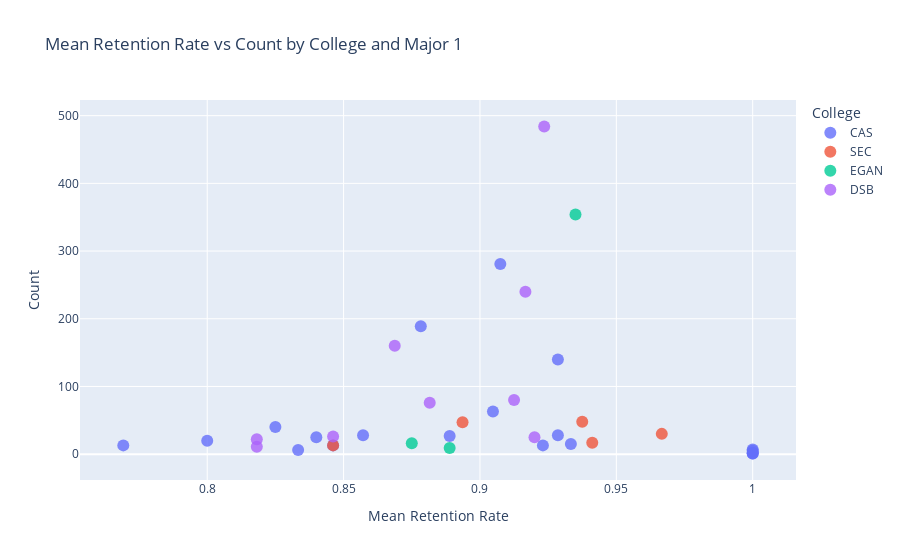

Here is the notebook cell this chart was saved with:
### Code cell
# Same chart interactive with Plotly
import plotly.express as px
import pandas as pd

# Group by College and Major 1, calculate mean retention and count, then sort
grouped_data = student_df.groupby(['College', 'Major 1'])['1st Year Retention'].agg(['mean', 'count']).sort_values(by='mean', ascending=False).reset_index()

# Convert pandas DataFrame to Plotly DataFrame
plotly_data = pd.DataFrame(grouped_data) 

# Plotly scatter plot
fig = px.scatter(plotly_data, x='mean', y='count', color='College', hover_data=['Major 1'], title='Mean Retention Rate vs Count by College and Major 1')
fig.update_traces(marker=dict(size=12, opacity=0.8))
fig.update_layout(xaxis_title='Mean Retention Rate', yaxis_title='Count', legend_title='College')
fig.show()

### Figure 1 — Plotly figure (JSON) as saved in the notebook; plotly's stock layout.template omitted (floating-point values rounded to 4 significant figures)
{"data": [{"customdata": [["American Studies"], ["Economics"], ["Religious Studies"], ["Physics"], ["Modern Languages"], ["Sports Media"], ["Biology"], ["Chemistry"], ["Sociology and Anthropology"], ["Undeclared"], ["Communication"], ["History"], ["Psychology"], ["Visual & Performing Arts"], ["Mathematics"], ["English"], ["Digital Journalism"], ["Politics"], ["Program on the Environment"], ["International Studies"]], "hovertemplate": "College=CAS<br>mean=%{x}<br>count=%{y}<br>Major 1=%{customdata[0]}<extra></extra>", "legendgroup": "CAS", "marker": {"color": "#636efa", "opacity": 0.8, "size": 12, "symbol": "circle"}, "mode": "markers", "name": "CAS", "orientation": "v", "showlegend": true, "type": "scatter", "x": [1, 1, 1, 1, 1, 0.9333, 0.9286, 0.9286, 0.9231, 0.9075, 0.9048, 0.8889, 0.8783, 0.8571, 0.8462, 0.84, 0.8333, 0.825, 0.8, 0.7692], "xaxis": "x", "y": [2, 7, 1, 5, 1, 15, 140, 28, 13, 281, 63, 27, 189, 28, 13, 25, 6, 40, 20, 13], "yaxis": "y"}, {"customdata": [["SOE Undeclared"], ["Biomedical Engineering"], ["Computer Science"], ["Mechanical Engineering"], ["Electrical and Computer Engineering"]], "hovertemplate": "College=SEC<br>mean=%{x}<br>count=%{y}<br>Major 1=%{customdata[0]}<extra></extra>", "legendgroup": "SEC", "marker": {"color": "#EF553B", "opacity": 0.8, "size": 12, "symbol": "circle"}, "mode": "markers", "name": "SEC", "orientation": "v", "showlegend": true, "type": "scatter", "x": [0.9667, 0.9412, 0.9375, 0.8936, 0.8462], "xaxis": "x", "y": [30, 17, 48, 47, 13], "yaxis": "y"}, {"customdata": [["Nursing"], ["Social Work"], ["Public Health"]], "hovertemplate": "College=EGAN<br>mean=%{x}<br>count=%{y}<br>Major 1=%{customdata[0]}<extra></extra>", "legendgroup": "EGAN", "marker": {"color": "#00cc96", "opacity": 0.8, "size": 12, "symbol": "circle"}, "mode": "markers", "name": "EGAN", "orientation": "v", "showlegend": true, "type": "scatter", "x": [0.935, 0.8889, 0.875], "xaxis": "x", "y": [354, 9, 16], "yaxis": "y"}, {"customdata": [["DSB Undeclared"], ["Business Analytics"], ["Finance"], ["Accounting"], ["Management"], ["Marketing"], ["Economics"], ["Information Systems & Ops Mgmt"], ["International Business"]], "hovertemplate": "College=DSB<br>mean=%{x}<br>count=%{y}<br>Major 1=%{customdata[0]}<extra></extra>", "legendgroup": "DSB", "marker": {"color": "#ab63fa", "opacity": 0.8, "size": 12, "symbol": "circle"}, "mode": "markers", "name": "DSB", "orientation": "v", "showlegend": true, "type": "scatter", "x": [0.9236, 0.92, 0.9167, 0.9125, 0.8816, 0.8688, 0.8462, 0.8182, 0.8182], "xaxis": "x", "y": [484, 25, 240, 80, 76, 160, 26, 11, 22], "yaxis": "y"}], "layout": {"legend": {"title": {"text": "College"}, "tracegroupgap": 0}, "title": {"text": "Mean Retention Rate vs Count by College and Major 1"}, "xaxis": {"anchor": "y", "domain": [0, 1], "title": {"text": "Mean Retention Rate"}}, "yaxis": {"anchor": "x", "domain": [0, 1], "title": {"text": "Count"}}}}
